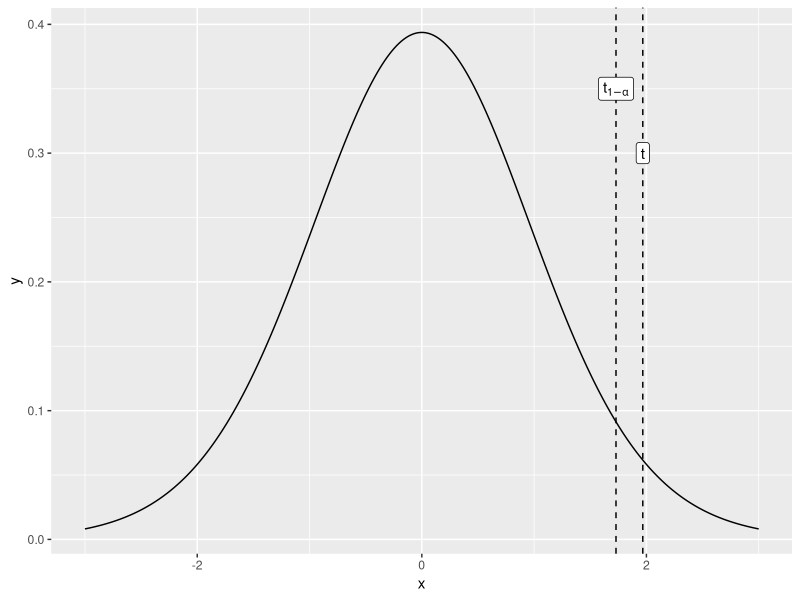
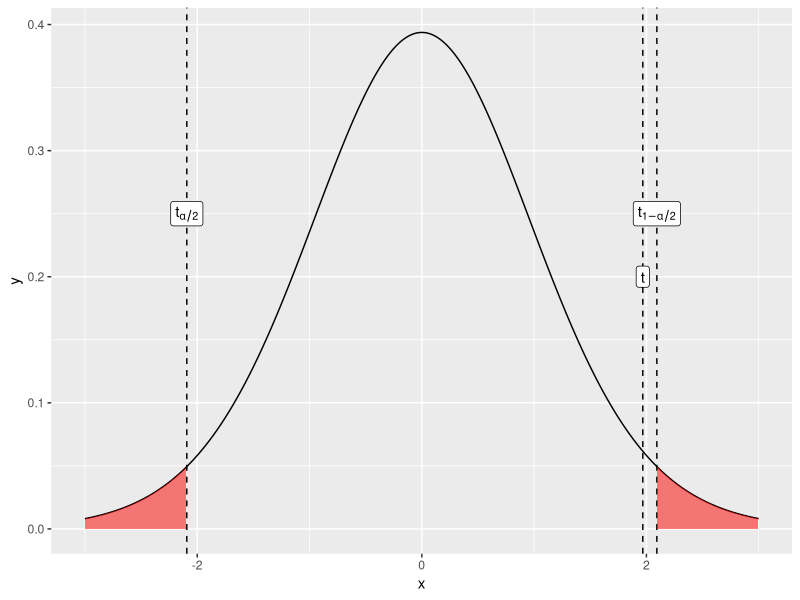
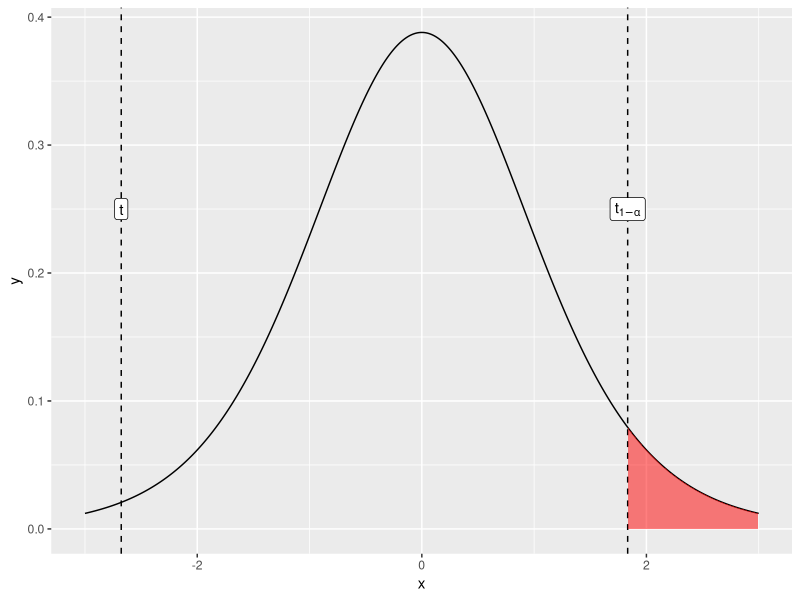

The R script that drew these images, in order:
## ---- chunk 1
knitr::opts_chunk$set(echo = TRUE)
## ---- chunk 2
library(tidyverse)
## ---- chunk 3
n = 20       # sample size
s = 5.0      # standard deviation
x_bar = 30.2 # sample average
## ---- chunk 4
mu_0 = 28
## ---- chunk 5
# we use lower.tail=TRUE since we are looking for the 95% quantile, starting from the lower tail
# qt is the quantile function for the Student t Distribution
t_1_minus_alpha = qt(0.95, df=n-1, lower.tail=TRUE)
t_1_minus_alpha
## ---- chunk 6
t = (x_bar - mu_0)/(s/sqrt(n))
t
## ---- chunk 7
# pt is the cumulative distribution of the t distribution
p_value = 1 - pt(t, df=n-1)
p_value
## ---- chunk 8
p_value = pt(t, df=n-1, lower.tail=FALSE)
p_value
## ---- chunk 9
# generate a sequence from -3 to 3 in steps of 0.01
x = seq(-3,3,0.01)

# create data frame to hold x and y values
dist = data.frame(x=x, 
                  y = dt(x,df=19)) # y is equal to the t-test distribution sampled at values of x

# plot the t-test distribution 
# and show the location of t and t_1_minus_alpha

ggplot(dist, aes(x,y)) + geom_line() + 
  # show line and text annotation for t
  geom_vline(xintercept = t, linetype="dashed") + 
  annotate("label", x=t, y=0.3, label="t") + 
  # show line and text annotation for t_1_minus_alpha
  geom_vline(xintercept = t_1_minus_alpha, linetype="dashed") + 
  annotate("label", x=t_1_minus_alpha, y=0.35, label="t[1-alpha]", parse=TRUE)

## ---- chunk 10
# tails are now alpha/2
t_1_minus_alpha_div_2 = qt(1 - (0.05/2), df=n-1, lower.tail=TRUE)
## ---- chunk 11
t_1_minus_alpha_div_2
## ---- chunk 12
# generate a sequence from -3 to 3 in steps of 0.01
x = seq(-3,3,0.01)
left_tail_x = seq(-3,-t_1_minus_alpha_div_2,0.01)
right_tail_x = seq(t_1_minus_alpha_div_2, 3, 0.01)

# create data frame to hold x and y values
dist = data.frame(x=x, 
                  y = dt(x, df=n-1)) # y is equal to the t-test distribution sampled at values of x

# plot the t-test distribution 
# and show the location of t and t_1_minus_alpha_div_2

ggplot(dist, aes(x,y)) + geom_line() + 
  # show line and text annotation for t
  geom_vline(xintercept = t, linetype="dashed") + 
  annotate("label", x=t, y=0.2, label="t") + 
  # show line and text annotation for t_1_minus_alpha_div_2
  geom_vline(xintercept = t_1_minus_alpha_div_2, linetype="dashed") + 
  annotate("label", x=t_1_minus_alpha_div_2, y=0.25, label="t[1-alpha/2]", parse=TRUE) + 
  geom_vline(xintercept = -t_1_minus_alpha_div_2, linetype="dashed") + 
  annotate("label", x = -t_1_minus_alpha_div_2, y=0.25, label="t[alpha/2]", parse=TRUE) + 
  geom_polygon(data = data.frame(x = c(left_tail_x, rev(left_tail_x)), 
                                 y = c(dt(left_tail_x, df=n-1), 
                                       rep(0, length(left_tail_x)))), 
               fill="red", alpha=0.5) + 
  geom_polygon(data = data.frame(x = c(right_tail_x, rev(right_tail_x)), 
                                 y = c(dt(right_tail_x, df=n-1), 
                                       rep(0, length(right_tail_x)))), 
               fill="red", alpha=0.5)

# critical region will be different and may also have to reject it.
## ---- chunk 13
non_smoke = c(18,22,21,17,20,17,23,20,22,21)
smoke = c(16,20,14,21,20,18,13,15,17,21)
## ---- chunk 14
res = t.test(smoke, alternative = "two.sided", mu=20, conf.level = 0.95)
res
## ---- chunk 15
res$statistic
## ---- chunk 16
t.test(smoke, alternative = "greater", mu=20, conf.level = 0.95)
## ---- chunk 17
x = seq(-3,3,0.01)
n = 10
dist = data.frame(x=x, 
                  y = dt(x, df=n-1)) # y is equal to the t-test distribution sampled at values of x

t_1_minus_alpha = qt(1 - (0.05), df=n-1, lower.tail=TRUE)

right_tail_x = seq(t_1_minus_alpha, 3, 0.01)

ggplot(dist, aes(x,y)) + 
  geom_line() + 
  geom_vline(xintercept = res$statistic, linetype="dashed") + 
  annotate("label", x = res$statistic, y=0.25, label="t") + 
  geom_vline(xintercept = t_1_minus_alpha, linetype="dashed") + 
  annotate("label", x = t_1_minus_alpha, y=0.25, label="t[1-alpha]", parse=TRUE) + 
  geom_polygon(data = data.frame(x = c(right_tail_x, rev(right_tail_x)), 
                                 y = c(dt(right_tail_x, df=n-1), 
                                       rep(0, length(right_tail_x)))), 
               fill="red", alpha=0.5)

## ---- chunk 18
x_bar1 = mean(non_smoke)
x_bar2 = mean(smoke)
print(x_bar1)
print(x_bar2)
## ---- chunk 19
s1 = sd(non_smoke)
s2 = sd(smoke)
print(s1)
print(s2)
## ---- chunk 20
t.test(smoke, non_smoke, alternative = "two.sided", conf.level = 0.95, var.equal = TRUE)
## ---- chunk 21
t.test(smoke, non_smoke, alternative = "two.sided", conf.level = 0.95, var.equal = FALSE)
## ---- chunk 22
t.test(non_smoke, smoke, alternative = "greater", var.equal = FALSE, conf.level = 0.95)
t.test(non_smoke, smoke, alternative = "less", var.equal = FALSE, conf.level = 0.95)
## ---- chunk 23
# test values both before and after smoking:
pre_test = c(77, 56, 64, 60, 57, 53, 72, 62, 65, 66)
post_test = c(88, 74, 83, 68, 58, 50, 67, 64 ,74 ,60)

t.test(pre_test, post_test, alternative = "less", var.equal = FALSE, paired = TRUE, conf.level = 0.95)
t.test(pre_test, post_test, alternative = "less", var.equal = TRUE, conf.level = 0.95)
## ---- chunk 24
x <- rnorm(100, mean=0)  # if you don’t specify the variance it is set to 1 by default
y <- rnorm(100, mean=1)
## ---- chunk 25
var.test(x, y, ratio = 1, alternative = "two.sided", conf.level = 0.95)      
